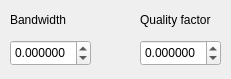
<?xml version="1.0" encoding="UTF-8"?>
<ui version="4.0">
 <class>calc</class>
 <widget class="QDialog" name="calc">
  <property name="geometry">
   <rect>
    <x>0</x>
    <y>0</y>
    <width>231</width>
    <height>79</height>
   </rect>
  </property>
  <property name="windowTitle">
   <string>Q/BW Calculator</string>
  </property>
  <property name="windowIcon">
   <iconset resource="resources.qrc">
    <normaloff>:/img/icon.png</normaloff>:/img/icon.png</iconset>
  </property>
  <widget class="QLabel" name="label">
   <property name="geometry">
    <rect>
     <x>10</x>
     <y>10</y>
     <width>71</width>
     <height>21</height>
    </rect>
   </property>
   <property name="text">
    <string>&lt;html&gt;&lt;head/&gt;&lt;body&gt;&lt;p&gt;Bandwidth&lt;/p&gt;&lt;/body&gt;&lt;/html&gt;</string>
   </property>
  </widget>
  <widget class="QLabel" name="label_2">
   <property name="geometry">
    <rect>
     <x>100</x>
     <y>13</y>
     <width>21</width>
     <height>16</height>
    </rect>
   </property>
   <property name="text">
    <string>&lt;html&gt;&lt;head/&gt;&lt;body&gt;&lt;p&gt;&lt;img src=&quot;:/img/arrows.png&quot;/&gt;&lt;/p&gt;&lt;/body&gt;&lt;/html&gt;</string>
   </property>
  </widget>
  <widget class="QLabel" name="label_3">
   <property name="geometry">
    <rect>
     <x>140</x>
     <y>10</y>
     <width>91</width>
     <height>21</height>
    </rect>
   </property>
   <property name="text">
    <string>&lt;html&gt;&lt;head/&gt;&lt;body&gt;&lt;p&gt;Quality factor&lt;/p&gt;&lt;/body&gt;&lt;/html&gt;</string>
   </property>
  </widget>
  <widget class="QDoubleSpinBox" name="bw">
   <property name="geometry">
    <rect>
     <x>10</x>
     <y>40</y>
     <width>81</width>
     <height>26</height>
    </rect>
   </property>
   <property name="decimals">
    <number>6</number>
   </property>
   <property name="minimum">
    <double>-100.000000000000000</double>
   </property>
   <property name="maximum">
    <double>100.000000000000000</double>
   </property>
  </widget>
  <widget class="QDoubleSpinBox" name="q">
   <property name="geometry">
    <rect>
     <x>140</x>
     <y>40</y>
     <width>81</width>
     <height>26</height>
    </rect>
   </property>
   <property name="decimals">
    <number>6</number>
   </property>
   <property name="minimum">
    <double>-10000000.000000000000000</double>
   </property>
   <property name="maximum">
    <double>10000000.000000000000000</double>
   </property>
  </widget>
 </widget>
 <resources>
  <include location="resources.qrc"/>
 </resources>
 <connections>
  <connection>
   <sender>bw</sender>
   <signal>valueChanged(double)</signal>
   <receiver>calc</receiver>
   <slot>updatedBW(double)</slot>
   <hints>
    <hint type="sourcelabel">
     <x>50</x>
     <y>52</y>
    </hint>
    <hint type="destinationlabel">
     <x>115</x>
     <y>39</y>
    </hint>
   </hints>
  </connection>
  <connection>
   <sender>q</sender>
   <signal>valueChanged(double)</signal>
   <receiver>calc</receiver>
   <slot>updatedQ(double)</slot>
   <hints>
    <hint type="sourcelabel">
     <x>180</x>
     <y>52</y>
    </hint>
    <hint type="destinationlabel">
     <x>115</x>
     <y>39</y>
    </hint>
   </hints>
  </connection>
 </connections>
 <slots>
  <slot>updatedQ(double)</slot>
  <slot>updatedBW(double)</slot>
 </slots>
</ui>
